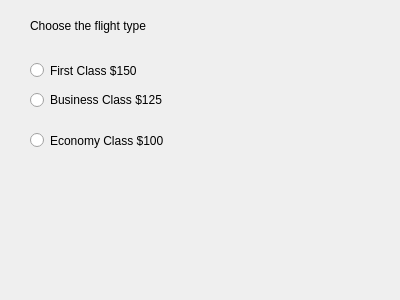
<?xml version="1.0" encoding="UTF-8"?>
<ui version="4.0">
 <class>Dialog</class>
 <widget class="QDialog" name="Dialog">
  <property name="geometry">
   <rect>
    <x>0</x>
    <y>0</y>
    <width>400</width>
    <height>300</height>
   </rect>
  </property>
  <property name="windowTitle">
   <string>Dialog</string>
  </property>
  <widget class="QLabel" name="label">
   <property name="geometry">
    <rect>
     <x>30</x>
     <y>10</y>
     <width>131</width>
     <height>31</height>
    </rect>
   </property>
   <property name="text">
    <string>Choose the flight type</string>
   </property>
  </widget>
  <widget class="QLabel" name="labelFare">
   <property name="geometry">
    <rect>
     <x>240</x>
     <y>170</y>
     <width>111</width>
     <height>21</height>
    </rect>
   </property>
   <property name="text">
    <string/>
   </property>
  </widget>
  <widget class="QRadioButton" name="radioButtonFirstClass">
   <property name="geometry">
    <rect>
     <x>30</x>
     <y>60</y>
     <width>121</width>
     <height>21</height>
    </rect>
   </property>
   <property name="text">
    <string>First Class $150</string>
   </property>
  </widget>
  <widget class="QRadioButton" name="radioButtonBusinessClass">
   <property name="geometry">
    <rect>
     <x>30</x>
     <y>90</y>
     <width>151</width>
     <height>20</height>
    </rect>
   </property>
   <property name="text">
    <string>Business Class $125</string>
   </property>
  </widget>
  <widget class="QRadioButton" name="radioButtonEconomyClass">
   <property name="geometry">
    <rect>
     <x>30</x>
     <y>130</y>
     <width>151</width>
     <height>21</height>
    </rect>
   </property>
   <property name="text">
    <string>Economy Class $100</string>
   </property>
  </widget>
 </widget>
 <resources/>
 <connections/>
</ui>
